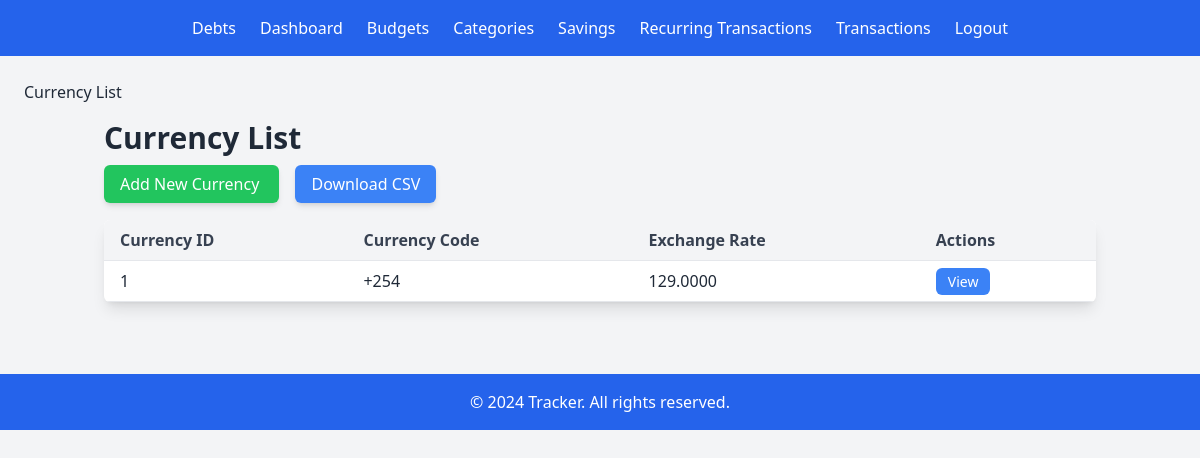
Page /tracker/currencies/ on the committed database.
### tracker/models.py (models this page shows, shortened)
class Currency(models.Model):
    currency_id = models.AutoField(primary_key=True)  # Automatically increments for each new entry
    currency_code = models.CharField(max_length=10, unique=True)  # E.g., USD, EUR
    exchange_rate = models.DecimalField(max_digits=10, decimal_places=4)  # Exchange rate to a base currency

### tracker/views.py (the view)
# urls.py: path('currencies/', views.currency_list, name='currency_list'),
def currency_list(request):
    currencies = Currency.objects.all()
    return render(request, 'tracker/currency_list.html', {'currencies': currencies})

### tracker/templates/tracker/currency_list.html
{% extends "tracker/base.html" %}
{% block content %}
  {% block title %}Currency List{% endblock %}
  <div class="container mx-auto p-4">
    <h1 class="text-3xl font-bold mb-4">Currency List</h1>
    <div class="mb-6">
      <a href="{% url 'tracker:add_currency' %}" class="bg-green-500 text-white py-2 px-4 rounded-md shadow-md hover:bg-green-600 transition duration-300">
        Add New Currency
      </a>
      <a href="{% url 'tracker:download_currencies_csv' %}" class="bg-blue-500 text-white py-2 px-4 rounded-md shadow-md hover:bg-blue-600 transition duration-300 ml-4">
        Download CSV
      </a>
    </div>
    <div class="overflow-x-auto bg-white shadow-lg rounded-md">
      <table class="min-w-full table-auto text-left">
        <thead class="bg-gray-100">
          <tr>
            <th class="py-2 px-4 border-b text-gray-700">Currency ID</th>
            <th class="py-2 px-4 border-b text-gray-700">Currency Code</th>
            <th class="py-2 px-4 border-b text-gray-700">Exchange Rate</th>
            <th class="py-2 px-4 border-b text-gray-700">Actions</th>
          </tr>
        </thead>
        <tbody>
          {% for currency in currencies %}
            <tr class="hover:bg-gray-50">
              <td class="py-2 px-4 border-b text-gray-800">{{ currency.currency_id }}</td>
              <td class="py-2 px-4 border-b text-gray-800">{{ currency.currency_code }}</td>
              <td class="py-2 px-4 border-b text-gray-800">{{ currency.exchange_rate }}</td>
              <td class="py-2 px-4 border-b">
                <a href="{% url 'tracker:currency_detail' currency.currency_id %}" class="bg-blue-500 text-white py-1 px-3 rounded-md text-sm hover:bg-blue-600 transition duration-200">
                  View
                </a>
              </td>
            </tr>
          {% endfor %}
        </tbody>
      </table>
    </div>
  </div>
{% endblock %}

### rows in the picture
Currency: currency_id "1", currency_code "+254", exchange_rate "129.0000"
